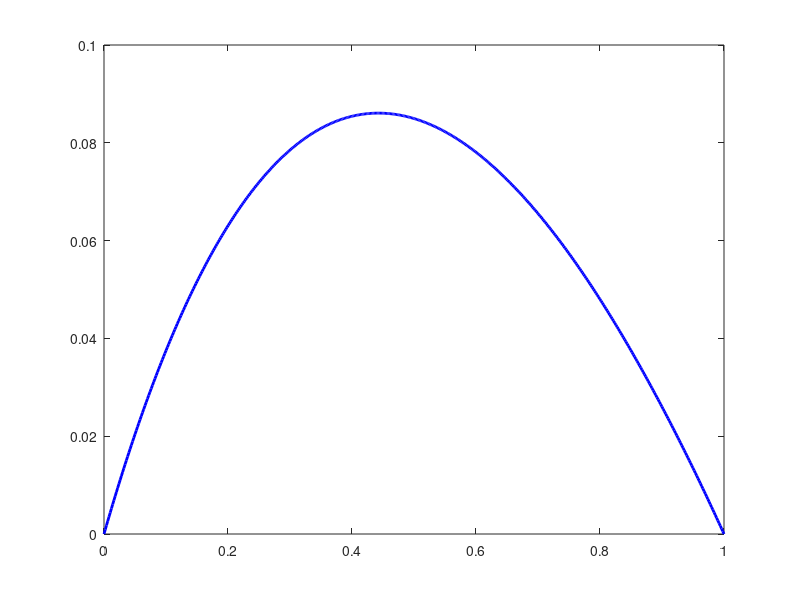

Source code (MATLAB): (Note: this script raises an error after producing the figure.)
% demo of the finite element method for the problem

N = 8;
h = 1/(N+1);
x = [1:N]*h;

% construct the stiffness matrix (integrals done by hand)
% maindiag = 2/h*ones(N,1);
% offdiag  = -1/h*ones(N-1,1);

maindiag = 2/h*([1:N]*h + 1);
offdiag = -(h + 2*[1:N-1]*h + 2)/(2*h);
K = diag(maindiag) + diag(offdiag,1) + diag(offdiag,-1);

% construct the load vector (integrals done by hand)
% b = exp(x(:))/h*(exp(h)+exp(-h)-2); % f for solution #1
% b = h*exp(x(:)); % FD load for solution #1
b = ones(N,1)*h; % f for solution #2 and #3

% solve for expansion coefficients of Galerkin approximation
c = K\b;

% plot the true solution
xx = linspace(0,1,500)';     % finely spaced points between 0 and 1.
% u = -exp(xx) + (exp(1)-1)*xx + 1;      % true solution #1
% u = .5*xx.*(1-xx);      % true solution #2
u = log(1+xx)/log(2) - xx; %true solution #3

figure(1), clf
plot(xx, u, 'b-','linewidth',2)
hold on

% plot the approximation solution
uN = zeros(size(xx));
for k=1:N
    uN = uN + c(k)*hat(xx,k,N);
end
plot(xx, uN, 'r-','linewidth',2)

set(gca,'fontsize',16)
xlabel('x')
legend('true solution', 'u_N(x)')
title(sprintf('N = %d', N))

figure(2)
% plot the error in the solution for this N
plot(xx, u-uN, 'r-','linewidth',2)
set(gca,'fontsize',16)
xlabel('x')
ylabel(' u(x) - u_N(x)')

% approximate the maximum error for this value of N
maxerr = max(abs(u - uN));
title(['Max error = ' num2str(maxerr)])
